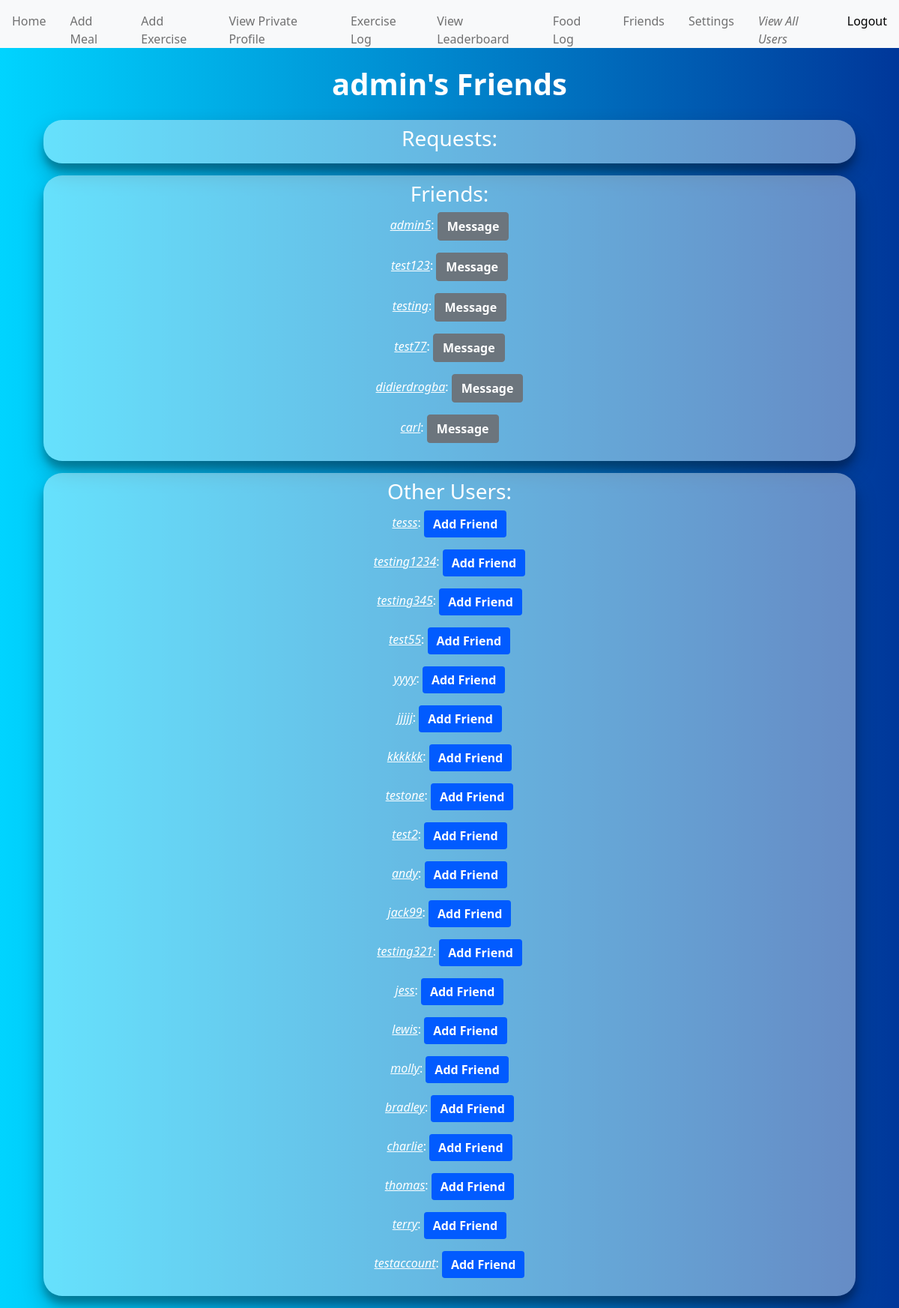
The app's page /friends (signed in) with its own data.
### healthwithfriends/models.py (models this page shows, shortened)
class User(AbstractUser):
    TITLE_CHOICES = [
        ("Male", "Male"),
        ('Female', "Female"),
    ]
    first_name = models.CharField(max_length=50)
    last_name = models.CharField(max_length=50)
    username = models.CharField(max_length=50, unique=True)
    password = models.CharField(max_length=200)
    email = models.EmailField(max_length=250, unique=True)
    dob = models.DateField()
    city = models.CharField(max_length=50)
    height = models.FloatField()
    weight = models.FloatField()
    bmi = models.IntegerField(null=True)
    sex = models.CharField(max_length=15, choices=TITLE_CHOICES, default="")
    preferences = models.OneToOneField(UserPreferences, models.CASCADE, null=True)
    profile_pic = models.ImageField(default='default.jpg', null=True, blank=True)
    friends = models.ManyToManyField('User', blank=True)
    is_admin = models.BooleanField(default=False)
    is_superuser = models.BooleanField(default=False)
    is_staff = models.BooleanField(default=False)
    objects = extendedUser()
    USERNAME_FIELD = 'username'
    REQUIRED_FIELDS = ["first_name", "last_name", "city", "email", "dob", "height", "weight"]

### healthwithfriends/views.py (the view)
# urls.py: path('friends', view_friends, name='view friends'),
def view_friends(request):
    return authentication_check(request, 'friends.html', str(request.user) + '\'s Friends')

### healthwithfriends/templates/healthwithfriends/friends.html (shortened to what this page needs)
{% extends 'healthwithfriends/base.html' %}
{% block content %}
    <div id="app">
        <div class="container">
            <div class="contentContainer">
                <h3>Requests:</h3>
            </div>
            <div class="contentContainer">
                <h3>Friends:</h3>
                {% for f in user.friends.all %}
                    <p><i><u><a href="{% url 'view public profile' f.id %}">{{ f }}</a></u></i>: <button type="button" class="btn btn-secondary"><a href="{% url 'messages' f.id %}"><b>Message</b></a></button></p>
                {% endfor %}
            </div>
            <div class="contentContainer">
                <h3>Other Users:</h3>
                {% for u in other_users %}
                    <p><i><u><a href="{% url 'view public profile' u.id %}">{{ u.username }}</a></u></i>: <button type="button" class="btn btn-primary"><a href="{% url 'add_friend' u.id %}"><b>Add Friend</b></a></button></p>
                {% endfor %}
            </div>
        </div>
    </div>
{% endblock %}

### healthwithfriends/static/css/main.css (style rules this page uses)
:root { --bgColor: #222; --bgGradient: 90deg, rgba(0,212,255,1) 0%, rgba(0,55,154,1) 100%; --cardColor: rgba(255, 255, 255, 0.4); --accentColor: #015bff; --accentColorLight: #2b76ff; --accentColorDark: #003fb3; --fontColorLight: #fff; --fontColorDark: #000; --iconColor: #fff; --dropShadow: 0 14px 28px rgba(0,0,0,0.25), 0 10px 10px rgba(0,0,0,0.22); }
html, body { background: var(--bgColor); background: -webkit-linear-gradient(var(--bgGradient)); background: linear-gradient(var(--bgGradient)); color: var(--fontColorLight); }
.btn-primary { background: var(--accentColor); color: var(--fontColorLight) !important; border: 0; }
.contentContainer { border-radius: 25px; padding: 0.5em; margin: 1em 1em 1em; align-content: center; text-align: center; color: white; background-color: var(--cardColor); box-shadow: var(--dropShadow); -webkit-box-shadow: var(--dropShadow); -moz-box-shadow: var(--dropShadow); }

### healthwithfriends/templates/healthwithfriends/friends.html (style rules this page uses)
a, a:hover { text-decoration: none; color: white; }

### records on screen
User: username "admin5"
User: username "test123"
User: username "testing"
User: username "test77"
User: username "didierdrogba"
User: username "carl"
User: username "tesss"
User: username "testing1234"
User: username "testing345"
User: username "test55"
User: username "yyyy"
User: username "jjjjj"
User: username "kkkkkk"
User: username "testone"
User: username "test2"
User: username "andy"
User: username "jack99"
User: username "testing321"
User: username "jess"
User: username "lewis"
User: username "molly"
User: username "bradley"
User: username "charlie"
User: username "thomas"
User: username "terry"
User: username "testaccount"

### other values on screen
{{ h1 }} "admin's Friends"
